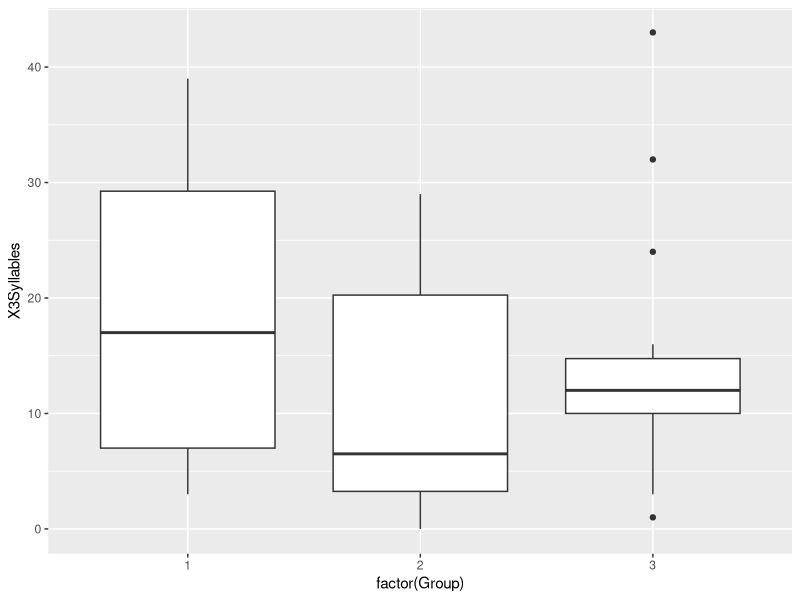
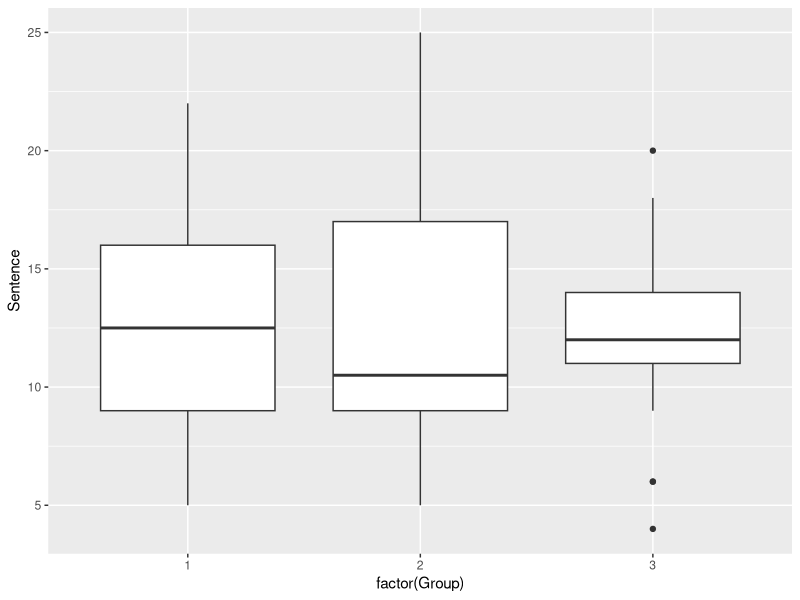

R code for these plots, in order:


library(gdata)
library(ggplot2)

data <- read.csv("MagAdsReadability.csv")
data

plot <- ggplot(data, aes(factor(Group), X3Syllables))
box  <- plot + geom_boxplot()
ggsave(box, file="Boxplot-Syllable-MagAds.png")

plot <- ggplot(data, aes(factor(Group), Sentence))
box  <- plot + geom_boxplot()
ggsave(box, file="Boxplot-Sentence-MagAds.png")
